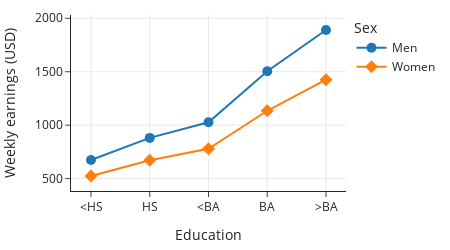

The notebook cell saved with this chart:
### Markdown cell above
This plot is much better; we can more easily compare the earnings of men and women for each level of education.
However, we can make this difference even clearer using vertical alignment.
Instead of bars, we use dots for groups of men and women that align vertically at each education level:

### Code cell
fig = px.line(earn, x='educ', y='income', symbol='gender',
              color='gender', labels=labels, width=450, height=250)
fig.update_traces(marker_size=10)

### Figure 1 — Plotly figure (JSON) as saved in the notebook; plotly's stock layout.template omitted (floating-point values rounded to 4 significant figures)
{"data": [{"hovertemplate": "Sex=Men<br>Education=%{x}<br>Weekly earnings (USD)=%{y}<extra></extra>", "legendgroup": "Men", "line": {"color": "#1F77B4", "dash": "solid"}, "marker": {"size": 10, "symbol": "circle"}, "mode": "lines+markers", "name": "Men", "orientation": "v", "showlegend": true, "type": "scatter", "x": ["<HS", "HS", "<BA", "BA", ">BA"], "xaxis": "x", "y": [674, 881, 1027, 1505, 1890], "yaxis": "y"}, {"hovertemplate": "Sex=Women<br>Education=%{x}<br>Weekly earnings (USD)=%{y}<extra></extra>", "legendgroup": "Women", "line": {"color": "#FF7F0E", "dash": "solid"}, "marker": {"size": 10, "symbol": "diamond"}, "mode": "lines+markers", "name": "Women", "orientation": "v", "showlegend": true, "type": "scatter", "x": ["<HS", "HS", "<BA", "BA", ">BA"], "xaxis": "x", "y": [525, 671, 779, 1135, 1426], "yaxis": "y"}], "layout": {"height": 250, "legend": {"title": {"text": "Sex"}, "tracegroupgap": 0}, "width": 450, "xaxis": {"anchor": "y", "autorange": true, "domain": [0, 1], "range": [-0.3404, 4.34], "title": {"text": "Education"}, "type": "category"}, "yaxis": {"anchor": "x", "autorange": true, "domain": [0, 1], "range": [384.2, 2031.0], "title": {"text": "Weekly earnings (USD)"}, "type": "linear"}}}
